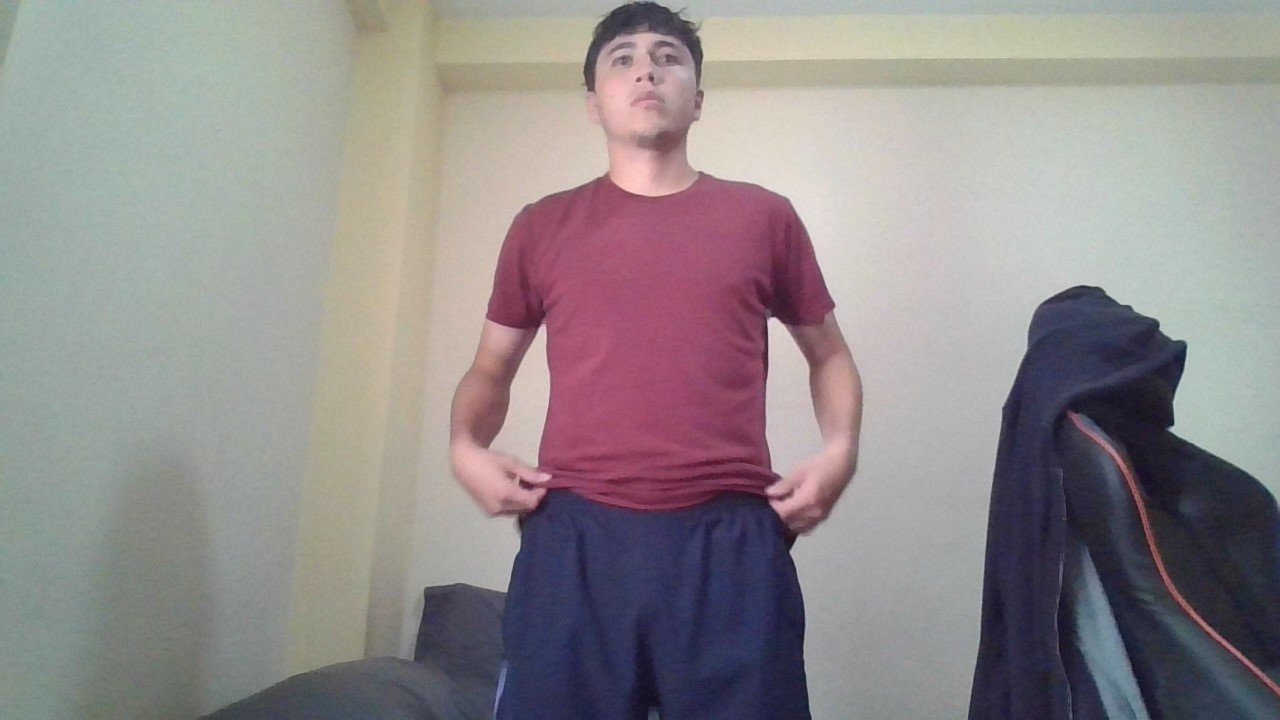
%> input picture proyecto-inteligencia-artificial/application/images/yo.jpg, 1280 x 720 px
$ octave do_quadtree.m   (GNU Octave 9; MATLAB toolbox functions it lacks are replaced by stand-ins)
%> lines starting %> are read from the running program, lines starting %| are printed output that depends on the picture
%> further down, img is the input picture: size 720x1280x3 uint8; mean R, G, B 145.2, 138.9, 140.3
### proyecto-inteligencia-artificial/application/quadtree/functions/preprocess_image.m
function [image,gr1, gr2,gr3, gr4] = preprocess_image(image, crop)
%> called with crop = 512
%     sizes = [32 64 128 256 512 1024];
    image = imresize(image,0.8);
%     images = [];
%     modified_image = image;
%     if crop == 512
    im1 = image(1:512,1:512,:);

    im2 = image(1:512,end-512+1:end,:);

    im3 = image(end-512+1:end,1:512,:);
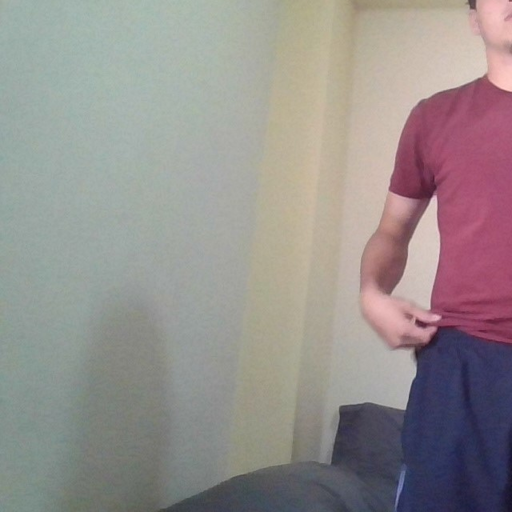
%> im3: size 512x512x3 uint8; mean R, G, B 149.9, 143.6, 141.9

    im4 = image(end-512+1:end,end-512+1:end,:);
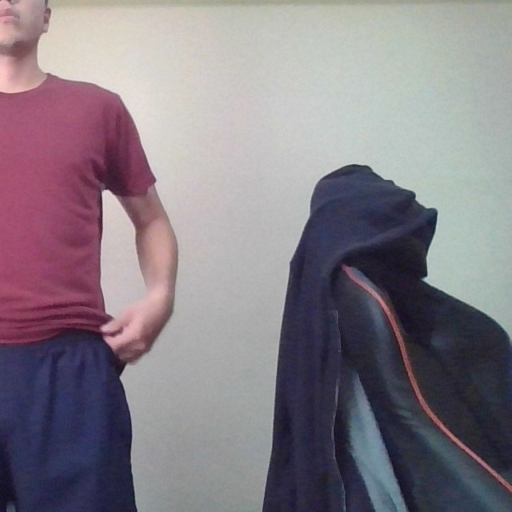
%> im4: size 512x512x3 uint8; mean R, G, B 134.1, 125.5, 133.9


    gr1 = rgb2gray(im1);
    gr2 = rgb2gray(im2);
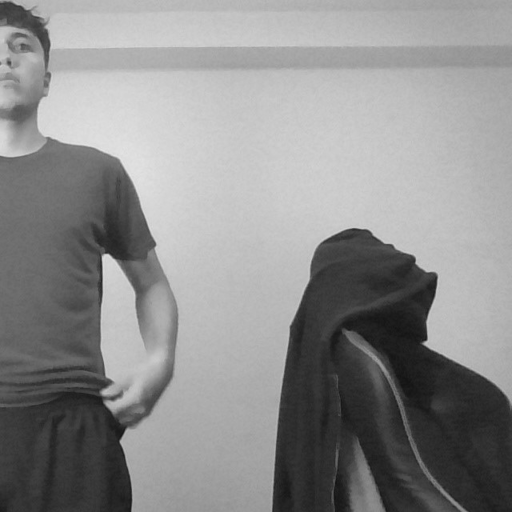
%> gr2: size 512x512 uint8; min 19, max 229, mean 141.1
    gr3 = rgb2gray(im3);
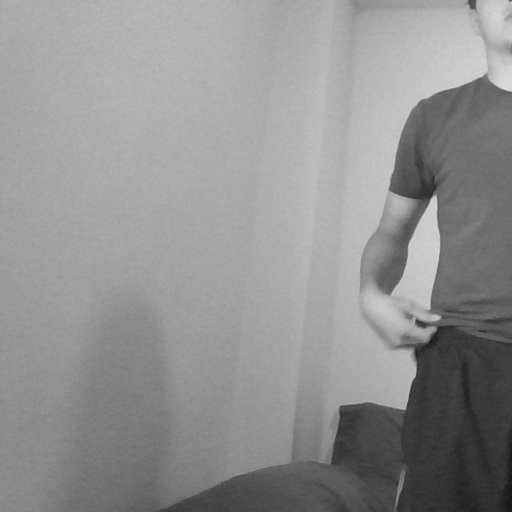
%> gr3: size 512x512 uint8; min 20, max 220, mean 145.3
    gr4 = rgb2gray(im4);
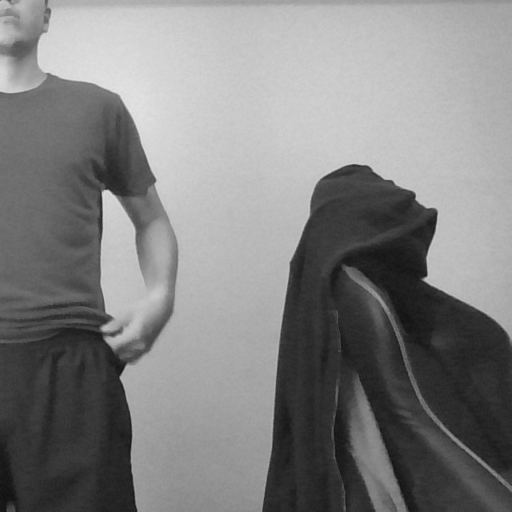
%> gr4: size 512x512 uint8; min 16, max 229, mean 129
    % [34 lines of commented-out code are left out]
end

### proyecto-inteligencia-artificial/application/common/get_sub_image.m
function sub_image = get_sub_image(image, coords)

    sub_image = image(coords(1):coords(2),coords(3):coords(4),:);

end

### proyecto-inteligencia-artificial/algorithms/process/predict_matrix_image.m
function a_prediction = predict_matrix_image(img, algo)

    labels = get_labels();


    if contains(algo,'ann')

        observation = make_observation(img);

        a_prediction = annClassifier(observation);
        [value, index] = max(a_prediction);

        prediction = labels(index, "labels");
        a_prediction = char(prediction{:,1});
    else

        classifier = get_classifier(algo);


        load(classifier);

        observation = make_observation(img);

        a_prediction = trainedClassifier.predictFcn(observation);

        prediction = labels(a_prediction, "labels");
        a_prediction = char(prediction{:,1});

        clear img labels prediction;
    end
end

### proyecto-inteligencia-artificial/application/quadtree/do_quadtree.m


img = imread('images\yo.jpg');
[image, modified_image, gray_image, bw_image] = preprocess_image(img, 512);


%% Quadtree
clc; close all;
tic
S = qtdecomp(gray_image,0.5);
sizes = [512 256 128 64];
boxes = [];
coords = [];
for dim = sizes
    [values, rows, columns] = qtgetblk(gray_image,S,dim);
    dims = repmat(dim,size(rows));
    boxes = [boxes; columns rows dims dims];
    coords = [coords; rows rows+dim-1 columns columns+dim-1];
end
%> this loop made 4 passes
%> (rows, columns, boxes, coords) on pass 3: ([1; 1; 1], [129; 257; 385], [129 1 128 128; 257 1 128 128; 385 1 128 128], [1 128 129 256; 1 128 257 384; 1 128 385 512])
%> pass 3, `[values, rows, columns] = qtgetblk(gray_image,S,dim);`:
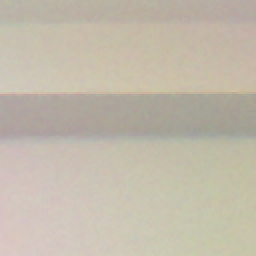
%> values: size 128x128x3 double (shown 2 times larger); mean R, G, B 194.3, 186.4, 171.2
%> after the loop, boxes = 29 rows, first 8: [129 1 128 128; 257 1 128 128; 385 1 128 128; 1 193 64 64; 1 257 64 64; 1 321 64 64; 1 385 64 64; 1 449 64 64]; coords = 29 rows, first 8: [1 128 129 256; 1 128 257 384; 1 128 385 512; 193 256 1 64; 257 320 1 64; 321 384 1 64; 385 448 1 64; 449 512 1 64]
%> the run ends on the next line
toc


predictions = [];
tic
subplot(1,2,1);
imshow(modified_image);
hold on
toc
tic
for index = 1: length(boxes)

    sub_img = get_sub_image(modified_image,coords(index,:));

    %sub_img = modified_image(coords(index,1):coords(index,2),coords(index,3):coords(index,4),:);
    prediction = predict_matrix_image(sub_img,'ann');

$ run again, with proyecto-inteligencia-artificial/application/images/1.jpg copied over proyecto-inteligencia-artificial/application/images/yo.jpg
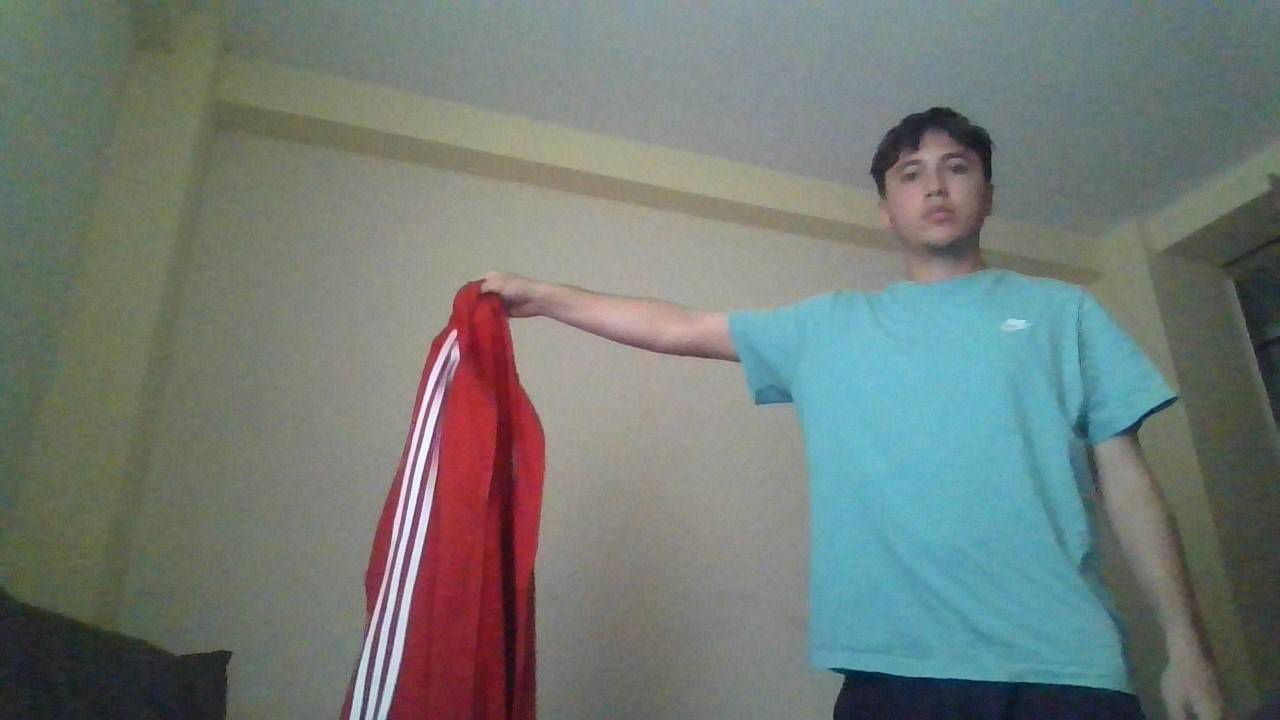
%> input picture proyecto-inteligencia-artificial/application/images/1.jpg, 1280 x 720 px
%> img is the input picture: size 720x1280x3 uint8; mean R, G, B 114.3, 122.8, 118
%> the loop `for dim = sizes` made 4 passes
%> (rows, columns, boxes, coords) on pass 2: (257, 1, [1 257 256 256], [257 512 1 256])
%> pass 2, `[values, rows, columns] = qtgetblk(gray_image,S,dim);`:
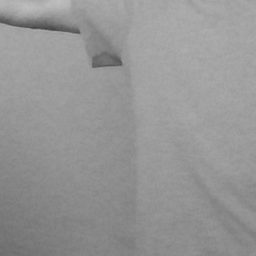
%> values: size 256x256 double; min 67, max 190, mean 149.3
%> after the loop `for dim = sizes`: boxes = 26 rows, first 8: [1 257 256 256; 1 1 128 128; 1 129 128 128; 257 1 128 128; 257 385 128 128; 385 1 128 128; 385 129 128 128; 385 385 128 128]; coords = 26 rows, first 8: [257 512 1 256; 1 128 1 128; 129 256 1 128; 1 128 257 384; 385 512 257 384; 1 128 385 512; 129 256 385 512; 385 512 385 512]

$ run again, with proyecto-inteligencia-artificial/application/images/2.jpg copied over proyecto-inteligencia-artificial/application/images/yo.jpg
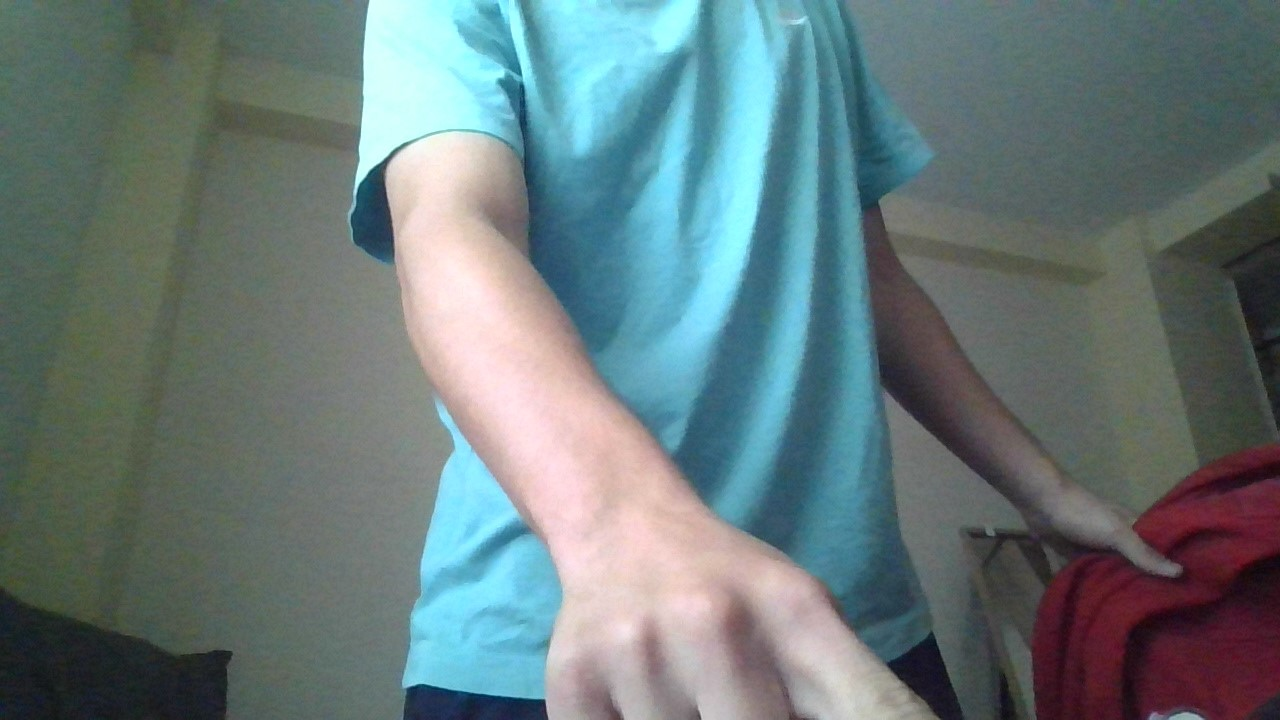
%> input picture proyecto-inteligencia-artificial/application/images/2.jpg, 1280 x 720 px
%> img is the input picture: size 720x1280x3 uint8; mean R, G, B 104, 121.1, 122
%> in preprocess_image, `gr4 = rgb2gray(im4);`:
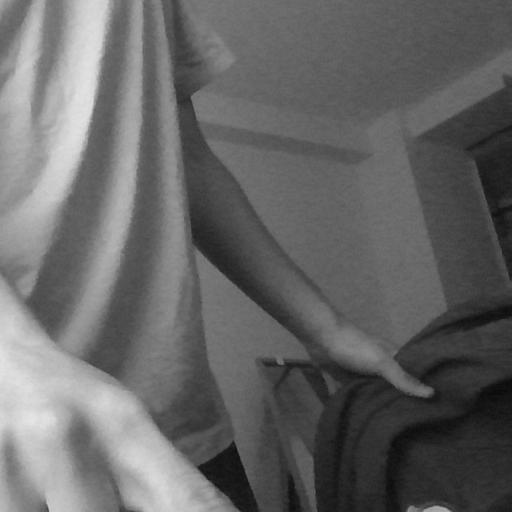
%> gr4: size 512x512 uint8; min 9, max 230, mean 101.9
%> the loop `for dim = sizes` made 4 passes
%> (rows, boxes, coords) on pass 2: ([1; 257], [257 1 256 256; 257 257 256 256], [1 256 257 512; 257 512 257 512])
%> after the loop `for dim = sizes`: boxes = 24 rows, first 8: [257 1 256 256; 257 257 256 256; 1 65 64 64; 1 129 64 64; 1 193 64 64; 1 257 64 64; 1 449 64 64; 65 1 64 64]; coords = 24 rows, first 8: [1 256 257 512; 257 512 257 512; 65 128 1 64; 129 192 1 64; 193 256 1 64; 257 320 1 64; 449 512 1 64; 1 64 65 128]

$ run again, with proyecto-inteligencia-artificial/application/images/3.jpg copied over proyecto-inteligencia-artificial/application/images/yo.jpg
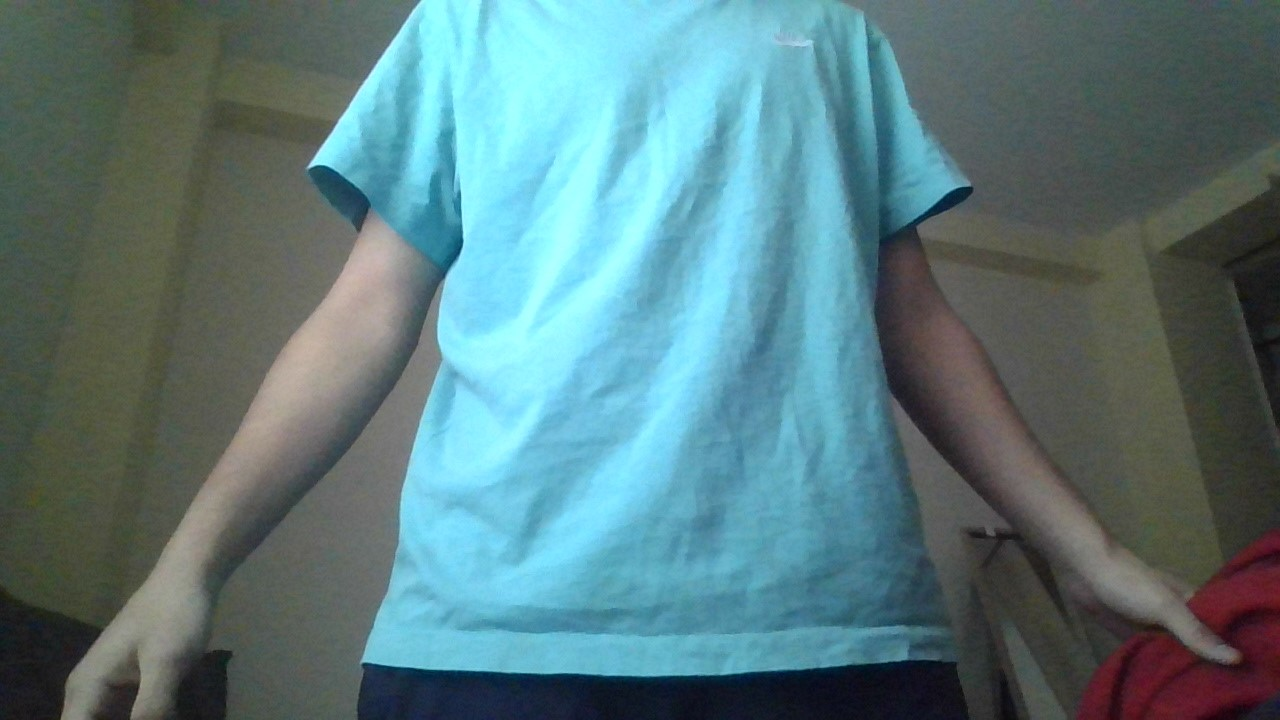
%> input picture proyecto-inteligencia-artificial/application/images/3.jpg, 1280 x 720 px
%> img is the input picture: size 720x1280x3 uint8; mean R, G, B 90, 122.1, 125.5
%> the loop `for dim = sizes` made 4 passes
%> (rows, columns) on passes 3 to 4: ([1; 129; 257; 385; 385; 1; 1; 129], [1; 1; 1; 1; 129; 257; 385; 385]), ([1; 65; 321; 1; 65; 193; 257; 321; 193; 129; 193], [129; 129; 129; 193; 193; 193; 193; 193; 257; 321; 321])
%> after the loop `for dim = sizes`: boxes = 20 rows, first 8: [257 257 256 256; 1 1 128 128; 1 129 128 128; 1 257 128 128; 1 385 128 128; 129 385 128 128; 257 1 128 128; 385 1 128 128]; coords = 20 rows, first 8: [257 512 257 512; 1 128 1 128; 129 256 1 128; 257 384 1 128; 385 512 1 128; 385 512 129 256; 1 128 257 384; 1 128 385 512]
